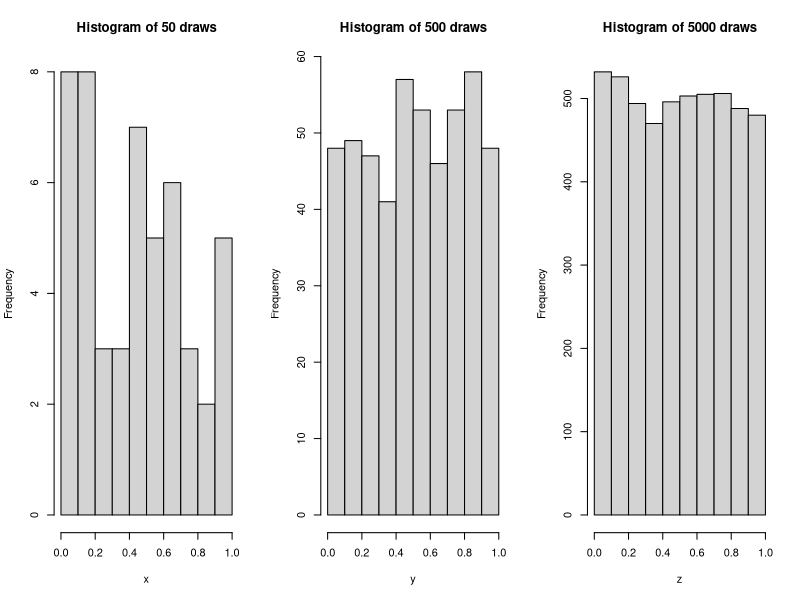
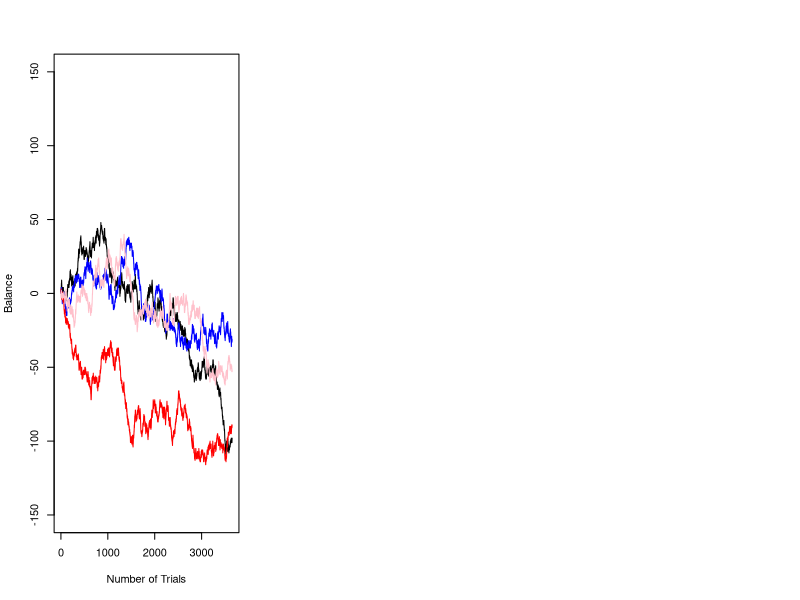

Recreate these plots in R, in order. (Note: this script raises an error after producing the figures.)
## ---- chunk 1
par(mfrow=c(1,3))
x <- runif(50)
hist(x, main='Histogram of 50 draws')
y <- runif(500)
hist(y, main='Histogram of 500 draws')
z <- runif(5000)
hist(z, main='Histogram of 5000 draws')
## ---- chunk 2
n<-10

sim.coin <- function(n) {
  U<-runif(n, -1, 1)
  print(U)
  for (i in 1:n) {
    if (U[i]<0) {
      U[i]<--1
    }
    else {
      U[i]<-1
    }
  }
  return (U)
}

sim.coin(n)
## ---- chunk 3
n<-3650

sum<-1:3650
positive<-0

cumsum <- function(x) {
  sum[1]<- x[1]
  for (i in 2:3650) {
    sum[i]<- sum[i-1] + x[i-1]
    if (sum[i]>0) {
      positive<-positive + 1
      }
  }
  positive<-positive/3650
  return (list(sum, positive))
}
print(cumsum(sim.coin(n))[[1]])

balance<-cumsum(sim.coin(n))[[1]]
plot(1:3650,balance,type='l',xlab="Number of Trials", ylab="Balance", ylim=c(-150, 150))

balance<-cumsum(sim.coin(n))[[1]]
lines(1:3650, balance, type='l', col='blue')

balance<-cumsum(sim.coin(n))[[1]]
lines(1:3650, balance, type='l', col='red')

balance<-cumsum(sim.coin(n))[[1]]
lines(1:3650, balance, type='l', col='pink')


## ---- chunk 4
pos.vec<-1:1000
for (i in 1:1000) {
  pos.vec[i]<-cumsum(sim.coin(n))[[2]]
}
hist(1:1000, pos.vec, probability=TRUE)
